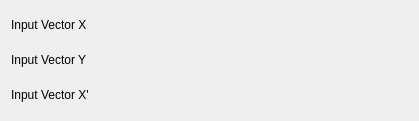
<ui version="4.0" >
 <class>PolynomialConfig</class>
 <widget class="QWidget" name="PolynomialConfig" >
  <property name="geometry" >
   <rect>
    <x>0</x>
    <y>0</y>
    <width>419</width>
    <height>121</height>
   </rect>
  </property>
  <property name="minimumSize" >
   <size>
    <width>400</width>
    <height>0</height>
   </size>
  </property>
  <layout class="QVBoxLayout" name="verticalLayout" >
   <item>
    <layout class="QHBoxLayout" name="horizontalLayout" >
     <item>
      <widget class="QLabel" name="label_3" >
       <property name="sizePolicy" >
        <sizepolicy vsizetype="Fixed" hsizetype="Fixed" >
         <horstretch>0</horstretch>
         <verstretch>0</verstretch>
        </sizepolicy>
       </property>
       <property name="text" >
        <string>Input Vector X</string>
       </property>
       <property name="wordWrap" >
        <bool>false</bool>
       </property>
      </widget>
     </item>
     <item>
      <widget class="Kst::VectorSelector" native="1" name="_vectorX" >
       <property name="sizePolicy" >
        <sizepolicy vsizetype="Preferred" hsizetype="Expanding" >
         <horstretch>0</horstretch>
         <verstretch>0</verstretch>
        </sizepolicy>
       </property>
      </widget>
     </item>
    </layout>
   </item>
   <item>
    <layout class="QHBoxLayout" name="horizontalLayout_2" >
     <item>
      <widget class="QLabel" name="label_4" >
       <property name="sizePolicy" >
        <sizepolicy vsizetype="Fixed" hsizetype="Fixed" >
         <horstretch>0</horstretch>
         <verstretch>0</verstretch>
        </sizepolicy>
       </property>
       <property name="text" >
        <string>Input Vector Y</string>
       </property>
       <property name="wordWrap" >
        <bool>false</bool>
       </property>
      </widget>
     </item>
     <item>
      <widget class="Kst::VectorSelector" native="1" name="_vectorY" >
       <property name="sizePolicy" >
        <sizepolicy vsizetype="Preferred" hsizetype="Expanding" >
         <horstretch>0</horstretch>
         <verstretch>0</verstretch>
        </sizepolicy>
       </property>
      </widget>
     </item>
    </layout>
   </item>
   <item>
    <layout class="QHBoxLayout" name="horizontalLayout_3" >
     <item>
      <widget class="QLabel" name="label_5" >
       <property name="sizePolicy" >
        <sizepolicy vsizetype="Fixed" hsizetype="Fixed" >
         <horstretch>0</horstretch>
         <verstretch>0</verstretch>
        </sizepolicy>
       </property>
       <property name="text" >
        <string>Input Vector X'</string>
       </property>
       <property name="wordWrap" >
        <bool>false</bool>
       </property>
      </widget>
     </item>
     <item>
      <widget class="Kst::VectorSelector" native="1" name="_vectorX1" >
       <property name="sizePolicy" >
        <sizepolicy vsizetype="Preferred" hsizetype="Expanding" >
         <horstretch>0</horstretch>
         <verstretch>0</verstretch>
        </sizepolicy>
       </property>
      </widget>
     </item>
    </layout>
   </item>
  </layout>
 </widget>
 <layoutdefault spacing="6" margin="11" />
 <customwidgets>
  <customwidget>
   <class>Kst::VectorSelector</class>
   <extends>QWidget</extends>
   <header>vectorselector.h</header>
  </customwidget>
 </customwidgets>
 <resources/>
 <connections/>
</ui>
